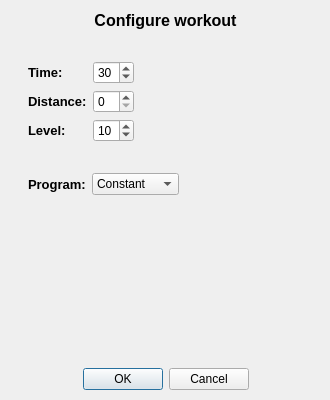
<?xml version="1.0" encoding="UTF-8"?>
<ui version="4.0">
 <class>Dialog</class>
 <widget class="QDialog" name="Dialog">
  <property name="geometry">
   <rect>
    <x>0</x>
    <y>0</y>
    <width>330</width>
    <height>400</height>
   </rect>
  </property>
  <property name="windowTitle">
   <string>Dialog</string>
  </property>
  <widget class="QWidget" name="gridLayoutWidget">
   <property name="geometry">
    <rect>
     <x>0</x>
     <y>0</y>
     <width>331</width>
     <height>401</height>
    </rect>
   </property>
   <layout class="QGridLayout" name="gridLayout">
    <item row="2" column="1">
     <layout class="QGridLayout" name="gridLayout_2">
      <item row="2" column="0">
       <widget class="QLabel" name="label_2">
        <property name="font">
         <font>
          <pointsize>10</pointsize>
          <weight>75</weight>
          <bold>true</bold>
         </font>
        </property>
        <property name="text">
         <string>Time:</string>
        </property>
       </widget>
      </item>
      <item row="3" column="1">
       <widget class="QSpinBox" name="distanceSpinBox"/>
      </item>
      <item row="2" column="1">
       <widget class="QSpinBox" name="timeSpinBox">
        <property name="value">
         <number>30</number>
        </property>
       </widget>
      </item>
      <item row="3" column="0">
       <widget class="QLabel" name="label_3">
        <property name="font">
         <font>
          <pointsize>10</pointsize>
          <weight>75</weight>
          <bold>true</bold>
         </font>
        </property>
        <property name="text">
         <string>Distance:</string>
        </property>
       </widget>
      </item>
      <item row="4" column="1">
       <widget class="QSpinBox" name="levelSpinBox">
        <property name="value">
         <number>10</number>
        </property>
       </widget>
      </item>
      <item row="4" column="0">
       <widget class="QLabel" name="label_4">
        <property name="font">
         <font>
          <pointsize>10</pointsize>
          <weight>75</weight>
          <bold>true</bold>
         </font>
        </property>
        <property name="text">
         <string>Level:</string>
        </property>
       </widget>
      </item>
      <item row="3" column="2">
       <spacer name="horizontalSpacer_6">
        <property name="orientation">
         <enum>Qt::Horizontal</enum>
        </property>
        <property name="sizeHint" stdset="0">
         <size>
          <width>40</width>
          <height>20</height>
         </size>
        </property>
       </spacer>
      </item>
      <item row="5" column="0">
       <spacer name="verticalSpacer_6">
        <property name="orientation">
         <enum>Qt::Vertical</enum>
        </property>
        <property name="sizeHint" stdset="0">
         <size>
          <width>20</width>
          <height>40</height>
         </size>
        </property>
       </spacer>
      </item>
      <item row="1" column="0">
       <spacer name="verticalSpacer_3">
        <property name="orientation">
         <enum>Qt::Vertical</enum>
        </property>
        <property name="sizeHint" stdset="0">
         <size>
          <width>20</width>
          <height>40</height>
         </size>
        </property>
       </spacer>
      </item>
     </layout>
    </item>
    <item row="1" column="1">
     <widget class="QLabel" name="label">
      <property name="font">
       <font>
        <pointsize>12</pointsize>
        <weight>75</weight>
        <bold>true</bold>
       </font>
      </property>
      <property name="text">
       <string>Configure workout</string>
      </property>
      <property name="alignment">
       <set>Qt::AlignCenter</set>
      </property>
     </widget>
    </item>
    <item row="4" column="0">
     <spacer name="horizontalSpacer_3">
      <property name="orientation">
       <enum>Qt::Horizontal</enum>
      </property>
      <property name="sizeHint" stdset="0">
       <size>
        <width>40</width>
        <height>20</height>
       </size>
      </property>
     </spacer>
    </item>
    <item row="5" column="1">
     <spacer name="verticalSpacer_4">
      <property name="orientation">
       <enum>Qt::Vertical</enum>
      </property>
      <property name="sizeHint" stdset="0">
       <size>
        <width>20</width>
        <height>40</height>
       </size>
      </property>
     </spacer>
    </item>
    <item row="4" column="2">
     <spacer name="horizontalSpacer_4">
      <property name="orientation">
       <enum>Qt::Horizontal</enum>
      </property>
      <property name="sizeHint" stdset="0">
       <size>
        <width>40</width>
        <height>20</height>
       </size>
      </property>
     </spacer>
    </item>
    <item row="7" column="1">
     <spacer name="verticalSpacer_7">
      <property name="orientation">
       <enum>Qt::Vertical</enum>
      </property>
      <property name="sizeHint" stdset="0">
       <size>
        <width>20</width>
        <height>40</height>
       </size>
      </property>
     </spacer>
    </item>
    <item row="6" column="1">
     <layout class="QHBoxLayout" name="horizontalLayout">
      <item>
       <spacer name="horizontalSpacer">
        <property name="orientation">
         <enum>Qt::Horizontal</enum>
        </property>
        <property name="sizeHint" stdset="0">
         <size>
          <width>40</width>
          <height>20</height>
         </size>
        </property>
       </spacer>
      </item>
      <item>
       <widget class="QDialogButtonBox" name="buttonBox">
        <property name="orientation">
         <enum>Qt::Horizontal</enum>
        </property>
        <property name="standardButtons">
         <set>QDialogButtonBox::Cancel|QDialogButtonBox::Ok</set>
        </property>
       </widget>
      </item>
      <item>
       <spacer name="horizontalSpacer_2">
        <property name="orientation">
         <enum>Qt::Horizontal</enum>
        </property>
        <property name="sizeHint" stdset="0">
         <size>
          <width>40</width>
          <height>20</height>
         </size>
        </property>
       </spacer>
      </item>
     </layout>
    </item>
    <item row="3" column="1">
     <layout class="QHBoxLayout" name="horizontalLayout_3">
      <item>
       <widget class="QLabel" name="label_5">
        <property name="font">
         <font>
          <pointsize>10</pointsize>
          <weight>75</weight>
          <bold>true</bold>
         </font>
        </property>
        <property name="text">
         <string>Program:</string>
        </property>
       </widget>
      </item>
      <item>
       <widget class="QComboBox" name="programComboBox">
        <item>
         <property name="text">
          <string>Constant</string>
         </property>
        </item>
        <item>
         <property name="text">
          <string>Program 1</string>
         </property>
        </item>
        <item>
         <property name="text">
          <string>Program 2</string>
         </property>
        </item>
        <item>
         <property name="text">
          <string>Program 3</string>
         </property>
        </item>
        <item>
         <property name="text">
          <string>Program 4</string>
         </property>
        </item>
        <item>
         <property name="text">
          <string>Program 5</string>
         </property>
        </item>
       </widget>
      </item>
      <item>
       <spacer name="horizontalSpacer_5">
        <property name="orientation">
         <enum>Qt::Horizontal</enum>
        </property>
        <property name="sizeHint" stdset="0">
         <size>
          <width>40</width>
          <height>20</height>
         </size>
        </property>
       </spacer>
      </item>
     </layout>
    </item>
    <item row="4" column="1">
     <widget class="QWidget" name="graphWidget" native="true">
      <property name="minimumSize">
       <size>
        <width>275</width>
        <height>150</height>
       </size>
      </property>
     </widget>
    </item>
    <item row="0" column="1">
     <spacer name="verticalSpacer">
      <property name="orientation">
       <enum>Qt::Vertical</enum>
      </property>
      <property name="sizeHint" stdset="0">
       <size>
        <width>20</width>
        <height>40</height>
       </size>
      </property>
     </spacer>
    </item>
   </layout>
  </widget>
 </widget>
 <resources/>
 <connections/>
</ui>
